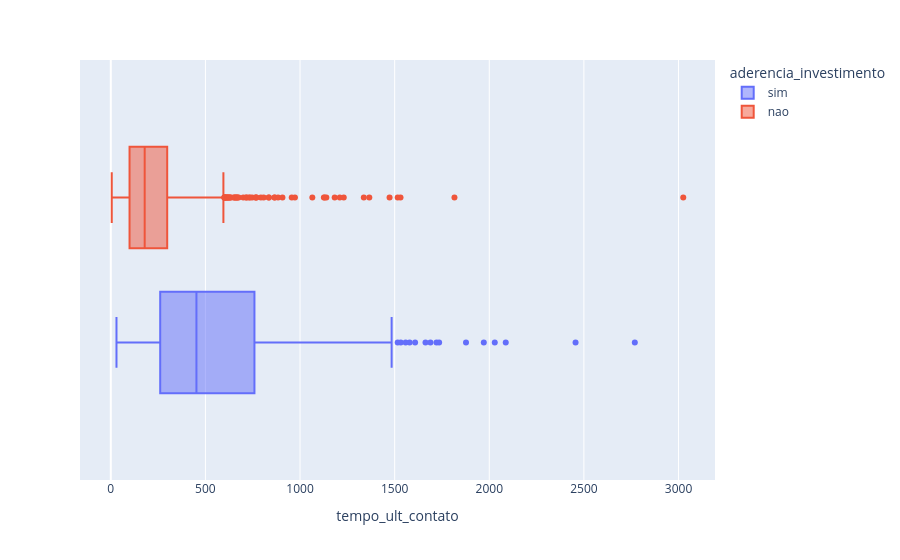

Notebook source saved alongside this figure:
### Code cell
px.box(dados, x='tempo_ult_contato',color='aderencia_investimento',)

### Figure 1 — Plotly figure (JSON) as saved in the notebook; plotly's stock layout.template omitted (floating-point values rounded to 4 significant figures; data arrays with more than 128 entries replaced by an {"elided": "..."} marker saying what was removed)
{"data": [{"alignmentgroup": "True", "hovertemplate": "aderencia_investimento=sim<br>tempo_ult_contato=%{x}<extra></extra>", "legendgroup": "sim", "marker": {"color": "#636efa"}, "name": "sim", "notched": false, "offsetgroup": "sim", "orientation": "h", "showlegend": true, "type": "box", "x": {"elided": "502 int values"}, "x0": " ", "xaxis": "x", "y0": " ", "yaxis": "y"}, {"alignmentgroup": "True", "hovertemplate": "aderencia_investimento=nao<br>tempo_ult_contato=%{x}<extra></extra>", "legendgroup": "nao", "marker": {"color": "#EF553B"}, "name": "nao", "notched": false, "offsetgroup": "nao", "orientation": "h", "showlegend": true, "type": "box", "x": {"elided": "766 int values"}, "x0": " ", "xaxis": "x", "y0": " ", "yaxis": "y"}], "layout": {"boxmode": "group", "legend": {"title": {"text": "aderencia_investimento"}, "tracegroupgap": 0}, "margin": {"t": 60}, "xaxis": {"anchor": "y", "domain": [0, 1], "title": {"text": "tempo_ult_contato"}}, "yaxis": {"anchor": "x", "domain": [0, 1]}}}
